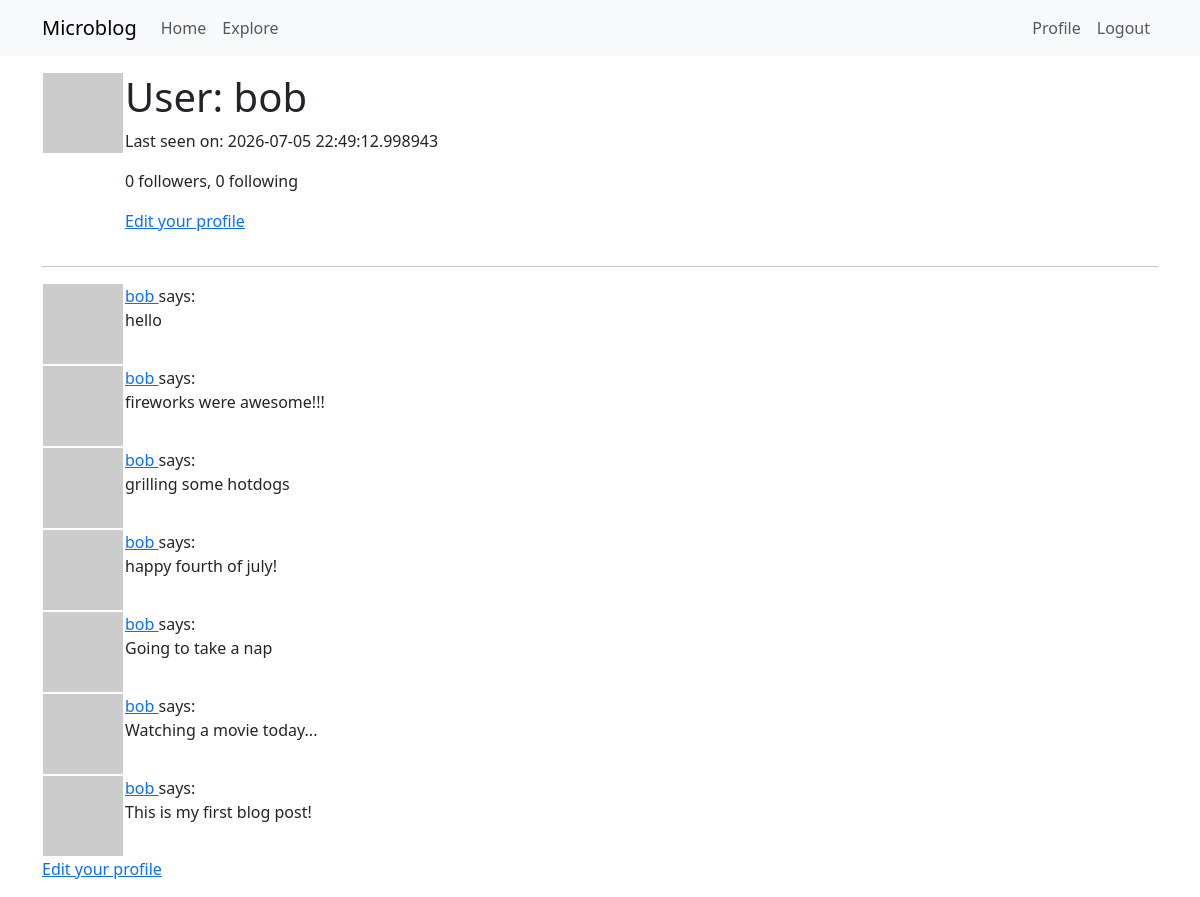
Page /user/bob (signed in) on the committed database.
### app/models.py (models this page shows, shortened)
class User(UserMixin, db.Model):
    id: so.Mapped[int] = so.mapped_column(primary_key=True)
    username: so.Mapped[str] = so.mapped_column(sa.String(64), index=True, unique=True)
    email: so.Mapped[str] = so.mapped_column(sa.String(120), index=True, unique=True)
    password_hash: so.Mapped[Optional[str]] = so.mapped_column(sa.String(256))
    posts: so.WriteOnlyMapped['Post'] = so.relationship(back_populates='author')
    about_me: so.Mapped[Optional[str]] = so.mapped_column(sa.String(140))
    last_seen: so.Mapped[Optional[datetime]] = so.mapped_column(default=lambda: datetime.now(timezone.utc))
    def avatar(self, size):
        digest = md5(self.email.lower().encode('utf-8')).hexdigest()
        return f'https://www.gravatar.com/avatar/{digest}?d=identicon&s={size}'
    following: so.WriteOnlyMapped['User'] = so.relationship(secondary=followers,
                                                            primaryjoin=(followers.c.follower_id == id),
                                                            secondaryjoin=(followers.c.followed_id == id),
                                                            back_populates='followers')
    followers: so.WriteOnlyMapped['User'] = so.relationship(secondary=followers,
                                                            primaryjoin=(followers.c.followed_id == id),
                                                            secondaryjoin=(followers.c.follower_id == id),
                                                            back_populates='following')
    def followers_count(self):
        query = sa.select(sa.func.count()).select_from(self.followers.select().subquery())
        return db.session.scalar(query)
    def following_count(self):
        query = sa.select(sa.func.count()).select_from(self.following.select().subquery())
        return db.session.scalar(query)

class Post(db.Model):
    id: so.Mapped[int] = so.mapped_column(primary_key=True)
    body: so.Mapped[str] = so.mapped_column(sa.String(140))
    timestamp: so.Mapped[datetime] = so.mapped_column(index=True, default=lambda: datetime.now(timezone.utc))
    user_id: so.Mapped[int] = so.mapped_column(sa.ForeignKey(User.id), index=True)
    author: so.Mapped[User] = so.relationship(back_populates='posts')

### app/routes.py (the view)
@app.route('/user/<username>')
@login_required
def user(username):
    user = db.first_or_404(sa.select(User).where(User.username == username))
    page = request.args.get('page', 1, type=int)
    query = user.posts.select().order_by(Post.timestamp.desc())
    posts = db.paginate(query, page=page, per_page=app.config['POSTS_PER_PAGE'], error_out=False)
    next_url = url_for('user', username=user.username, page=posts.next_num) \
        if posts.has_next else None
    prev_url = url_for('user', username=user.username, page=posts.prev_num) \
        if posts.has_prev else None
    form = EmptyForm()
    return render_template('user.html', user=user, posts=posts, next_url=next_url, prev_url=prev_url, form=form)

### app/models.py (called while the page is built)
@login.user_loader
def load_user(id):
    return db.session.get(User, int(id))

### app/routes.py (called while the page is built)
@app.before_request
def before_request():
    if current_user.is_authenticated:
        current_user.last_seen = datetime.now(timezone.utc)
        db.session.commit()

### app/templates/user.html (shortened to what this page needs)
{% extends "base.html" %}
{% block content %}
    <table>
        <tr valign="top">
            <td><img src="{{ user.avatar(128) }}"></td>
            <td>
                <h1>User: {{ user.username }}</h1>
                {% if user.last_seen %}<p>Last seen on: {{user.last_seen}}</p>{% endif %}
                <p>{{ user.followers_count() }} followers, {{ user.following_count() }} following</p>
                {% if user == current_user %}
                <p><a href="{{url_for('edit_profile')}}">Edit your profile</a></p>
                {% endif %}
            </td>
        </tr>
    </table>
    <hr>
    {% for post in posts %}
        {% include '_post.html'%}
    {% endfor %}
    {% if user == current_user %}
        <p><a href="{{url_for('edit_profile') }}">Edit your profile</a></p>
    {% endif %}
{% endblock %}

### app/templates/_post.html
<table>
    <tr valign="top">
        <td><img src="{{ post.author.avatar(36) }}"></td>
        <td>
            <a href="{{ url_for('user', username=post.author.username) }}">
                {{ post.author.username}}
            </a> says:<br>{{ post.body }}</td>
    </tr>
</table>

### rows in the picture
User: username "bob", last_seen "2026-07-05 22:49:12.998943"
Post: author.username "bob", body "hello"
Post: author.username "bob", body "fireworks were awesome!!!"
Post: author.username "bob", body "grilling some hotdogs"
Post: author.username "bob", body "happy fourth of july!"
Post: author.username "bob", body "Going to take a nap"
Post: author.username "bob", body "Watching a movie today..."
Post: author.username "bob", body "This is my first blog post!"

### other values in the picture
{{ user.followers_count() }} "0"
{{ user.following_count() }} "0"
